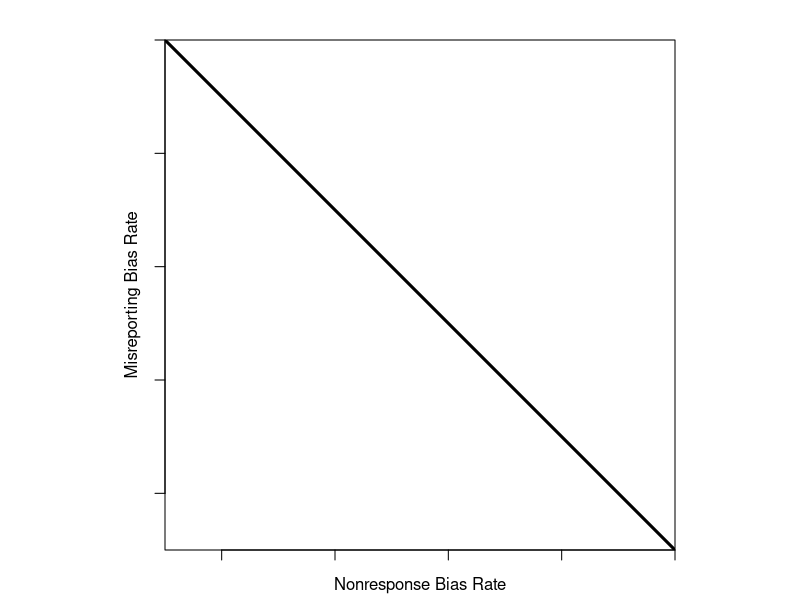

Recreate this plot in R.
## ---- chunk 1
#| echo: false
#| results: "asis"
#| message: false
#| warning: false
#| label: fig-inverse-nonresponse
#| fig-cap: There is an inverse relationship between misreporting bias and nonresponse bias. When participants are forced to respond, they will tend to misreport, but when accuracy in reporting is emphasized, participants will tend to leave questions blank.

par(pty = "s", mar = c(2.5, 2.5, 2, 0.5), mgp = c(1.2, 0, 0))
x<-seq(1, 10, length.out=50)
y<-1-x
plot(x=x,
     y=y,
     type="l",
     lwd=3,
     axes=FALSE,
     xaxs = "i",
     yaxs = "i",
     xlab="Nonresponse Bias Rate", 
     ylab="Misreporting Bias Rate")
axis(side = 1, labels = FALSE)
axis(side = 2, labels = FALSE)
box()
